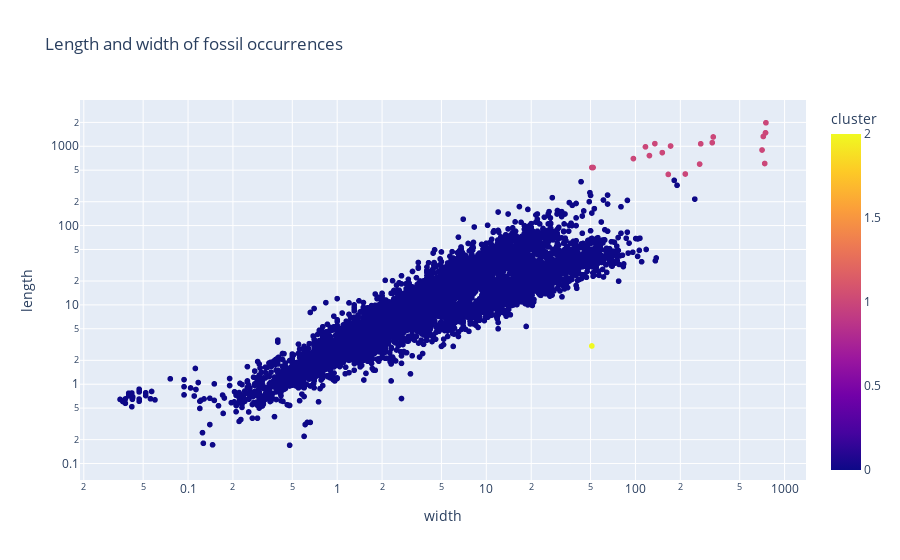

The code cell stored with this chart in its notebook:
### Code cell
from sklearn.cluster import KMeans
import plotly.express as px
fig = px.scatter(pivot, x="width", y="length", title="Length and width of fossil occurrences", log_x=True, log_y = True, color="cluster")
fig.show()

### Figure 1 — Plotly figure (JSON) as saved in the notebook; plotly's stock layout.template omitted (floating-point values rounded to 4 significant figures; data arrays with more than 128 entries replaced by an {"elided": "..."} marker saying what was removed)
{"data": [{"hovertemplate": "width=%{x}<br>length=%{y}<br>cluster=%{marker.color}<extra></extra>", "legendgroup": "", "marker": {"color": {"elided": "16267 int values"}, "coloraxis": "coloraxis", "symbol": "circle"}, "mode": "markers", "name": "", "showlegend": false, "type": "scattergl", "x": {"elided": "16267 float values"}, "xaxis": "x", "y": {"elided": "16267 float values"}, "yaxis": "y"}], "layout": {"coloraxis": {"colorbar": {"title": {"text": "cluster"}}, "colorscale": [[0, "#0d0887"], [0.1111, "#46039f"], [0.2222, "#7201a8"], [0.3333, "#9c179e"], [0.4444, "#bd3786"], [0.5556, "#d8576b"], [0.6667, "#ed7953"], [0.7778, "#fb9f3a"], [0.8889, "#fdca26"], [1, "#f0f921"]]}, "legend": {"tracegroupgap": 0}, "title": {"text": "Length and width of fossil occurrences"}, "xaxis": {"anchor": "y", "domain": [0, 1], "title": {"text": "width"}, "type": "log"}, "yaxis": {"anchor": "x", "domain": [0, 1], "title": {"text": "length"}, "type": "log"}}}
